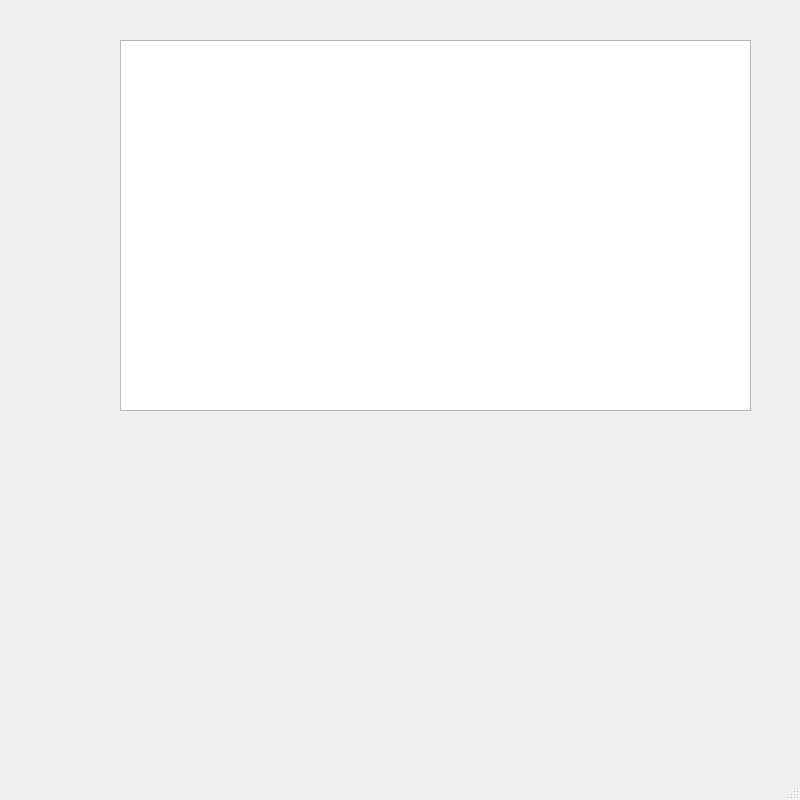
<?xml version="1.0" encoding="UTF-8"?>
<ui version="4.0">
 <class>MainWindow</class>
 <widget class="QMainWindow" name="MainWindow">
  <property name="geometry">
   <rect>
    <x>0</x>
    <y>0</y>
    <width>800</width>
    <height>800</height>
   </rect>
  </property>
  <property name="windowTitle">
   <string>MainWindow</string>
  </property>
  <widget class="QWidget" name="centralwidget">
   <widget class="QWidget" name="verticalLayoutWidget">
    <property name="geometry">
     <rect>
      <x>120</x>
      <y>40</y>
      <width>631</width>
      <height>371</height>
     </rect>
    </property>
    <layout class="QVBoxLayout" name="verticalLayout_2">
     <item>
      <widget class="QTextEdit" name="textEdit"/>
     </item>
    </layout>
   </widget>
  </widget>
  <widget class="QMenuBar" name="menubar">
   <property name="geometry">
    <rect>
     <x>0</x>
     <y>0</y>
     <width>800</width>
     <height>21</height>
    </rect>
   </property>
  </widget>
  <widget class="QStatusBar" name="statusbar"/>
 </widget>
 <resources/>
 <connections/>
</ui>
